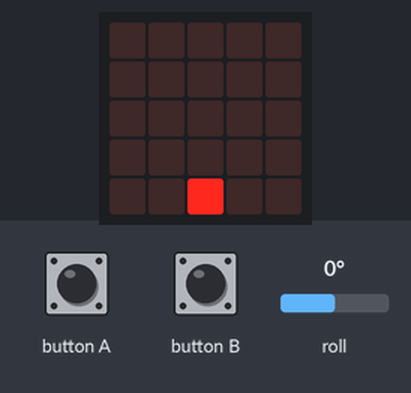
Recording of a program running on a simulated BBC micro:bit (MakeCode). Parts: the board's 5×5 LED display. Inputs (shaded band) come from the test bench; at power-on: roll 0°.

Above: at 1.2 s.
1.3 s: roll set to -27°
2.8 s: roll set to -33°
At 4.3 s:
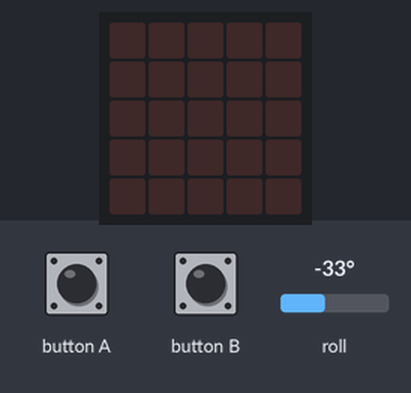
4.6 s: roll set to 27°
7.3 s: roll set to 33°
At 9.7 s:
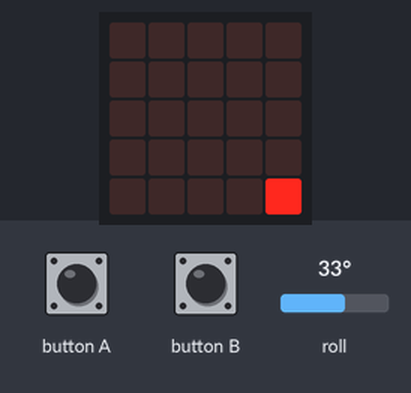
10.3 s: button B pressed for 0.15 s
At 10.5 s:
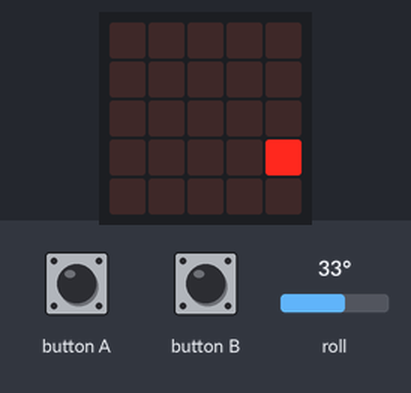
11.0 s: button B pressed for 0.15 s
At 12.21 s:
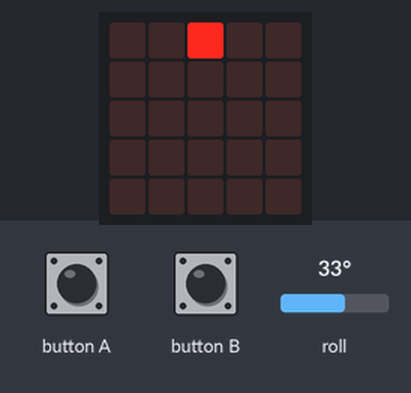
Timing chart, 0 to 14.0 s (numbered marks = the images above; inputs shaded):
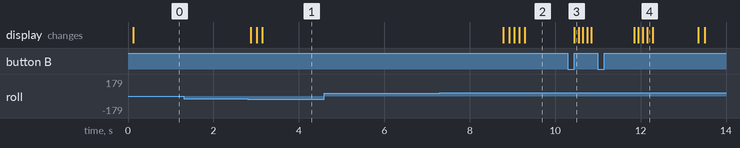

Measured:
- the behaviour switches between -30 and -31° on roll (found by bisection; images 0 and 1)
- the behaviour switches between 30 and 31° on roll (found by bisection; images 1 and 2)
- after the input at 1.3 s, every drawn part: stays the same
- after the input at 2.8 s, the display: first changes after 0.08 s (image 1 shows a later state)
- after the input at 4.6 s, every drawn part: stays the same
- after the input at 7.3 s, the display: first changes after 1.5 s (image 2 shows a later state)
- after the input at 10.3 s, the display: changes after 0.15 s (image 3)
- after the input at 11.0 s, the display: first changes after 0.85 s (image 4 shows a later state)

The program:

main.ts
```typescript
function 再描画 () {
    傾き調査()
    led.plot(x, y)
}
function 傾き調査 () {
    if (input.rotation(Rotation.Roll) > 30) {
        右に進む()
    } else if (input.rotation(Rotation.Roll) < -30) {
        左に進む()
    }
}
input.onButtonPressed(Button.A, function () {
    左に進む()
})
function 右に進む () {
    led.unplot(x, y)
    if (x <= 3) {
        x += 1
    }
}
input.onButtonPressed(Button.B, function () {
    発射中 = 1
    while (y > 0) {
        led.unplot(x, y)
        y += -1
        led.plot(x, y)
        basic.pause(100)
    }
    led.unplot(x, y)
    basic.pause(1000)
    led.unplot(x, y)
    初期位置へ()
    発射中 = 0
})
function 初期位置へ () {
    x = 2
    y = 4
}
function 左に進む () {
    led.unplot(x, y)
    x += 0 - 1
}
let y = 0
let x = 0
let 発射中 = 0
初期位置へ()
発射中 = 0
basic.forever(function () {
    basic.pause(100)
    if (発射中 == 0) {
        再描画()
    }
})
```

test.ts
```typescript
// テストはここに来ます。このパッケージが拡張機能として使用されるときにはコンパイルされません。
```
